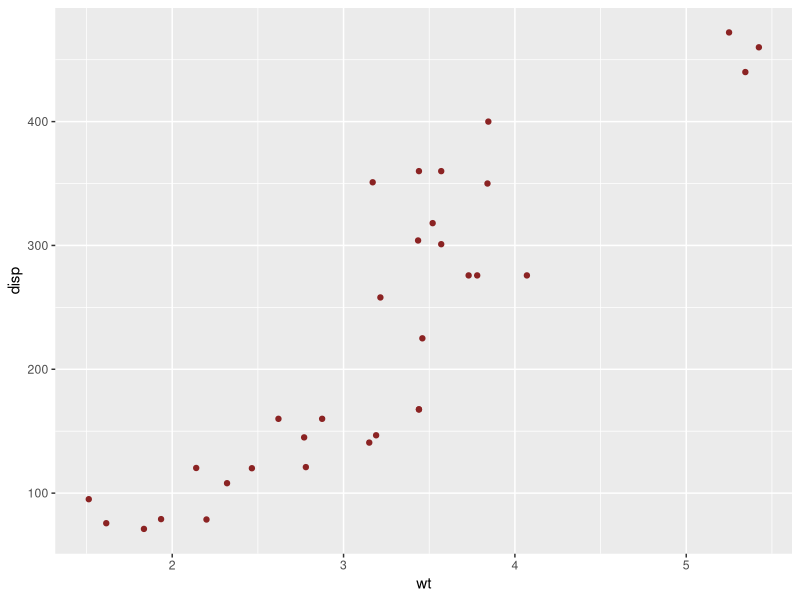
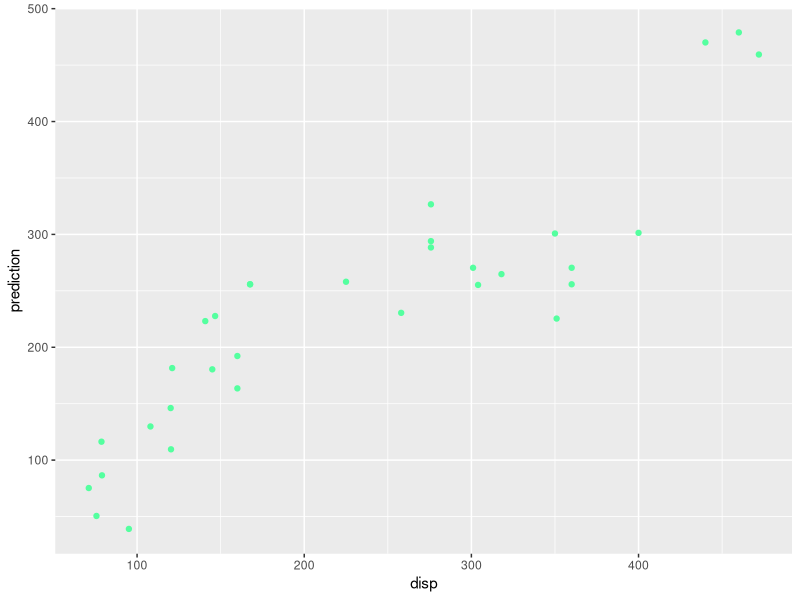

Recreate these plots in R, in order. (Note: this script raises an error after producing the figures.)
library(ggplot2)
plot_mt<-ggplot(mtcars, aes(wt,disp)) +geom_point(colour="brown4")
plot_mt
cmodel<-lm(disp~wt,data=mtcars)
cmodel
summary(cmodel)
mtcars$prediction<-predict(cmodel)
mtcars
plot_mt<-ggplot(mtcars,aes(disp,prediction))+geom_point(color="seagreen1")
plot_mt
abline(plot_mt)
summary(plot_mt)
